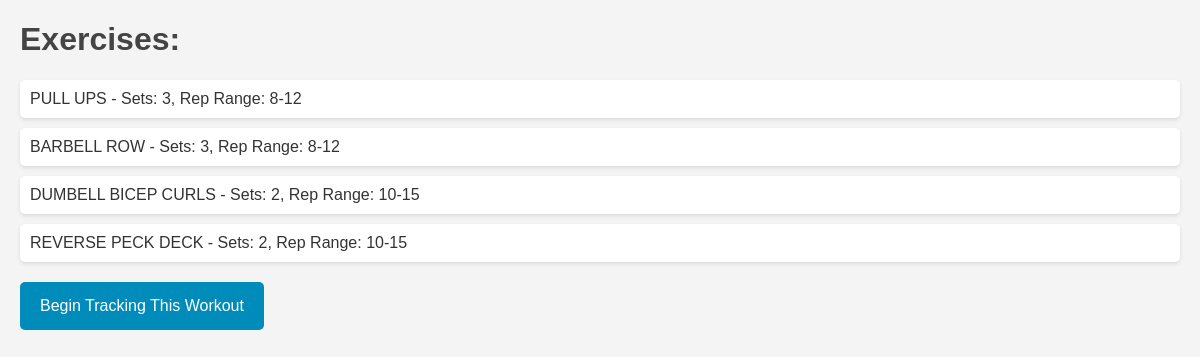
The app's page /my_workouts/2 with its own data.
### tables this page shows
CREATE TABLE workout_exercises (
            id INTEGER PRIMARY KEY AUTOINCREMENT,
            workout_id INTEGER NOT NULL,
            exercise_name TEXT NOT NULL,
            sets INTEGER,  -- Assuming you want to store the total number of sets here
            rep_range TEXT,  -- Storing rep range as TEXT, e.g., "8-12", or you could split it into min_reps and max_reps if needed
            FOREIGN KEY(workout_id) REFERENCES predefined_workouts(id)
        );

### flask_fitness_app.py (the view)
@app.route('/my_workouts/<int:workout_id>')  # Use an integer converter for workout_id
def exercise_choice(workout_id):
    print('This is the first workout id', workout_id)
    with sqlite3.connect(user.db_path) as conn:
        cursor = conn.cursor()
        cursor.execute('''SELECT exercise_name, sets, rep_range
                          FROM workout_exercises
                          WHERE workout_id = ?
                       ''', (workout_id,))
        exercises = cursor.fetchall()
    return render_template('selected_workout.html', workout_id=workout_id, exercises=exercises)

### templates/selected_workout.html (shortened to what this page needs)
<!DOCTYPE html>
<html lang="en">
<head>
</head>
<body>
    <h1>Exercises:</h1>
    <ul>
        {% for exercise in exercises %}
            <li>{{ exercise[0] }} - Sets: {{ exercise[1] }}, Rep Range: {{ exercise[2] }}</li>
        {% endfor %}
    </ul>
    <form action="/start_tracking" method="post">
        <button type="submit">Begin Tracking This Workout</button>
    </form>
</body>
</html>

### templates/selected_workout.html (style rules this page uses)
body { font-family: Arial, sans-serif; margin: 20px; background-color: #f4f4f4; color: #333; }
h1, h2 { color: #444; }
ul { list-style-type: none; padding: 0; }
li { margin: 10px 0; padding: 10px; background-color: #fff; border-radius: 5px; box-shadow: 0 2px 4px rgba(0,0,0,0.1); }
form { margin-top: 20px; }
button { background-color: #008CBA; color: white; padding: 15px 20px; border: none; border-radius: 5px; cursor: pointer; font-size: 16px; }

### records on screen
workout_exercises: exercise_name "PULL UPS", sets "3", rep_range "8-12"
workout_exercises: exercise_name "BARBELL ROW", sets "3", rep_range "8-12"
workout_exercises: exercise_name "DUMBELL BICEP CURLS", sets "2", rep_range "10-15"
workout_exercises: exercise_name "REVERSE PECK DECK", sets "2", rep_range "10-15"
